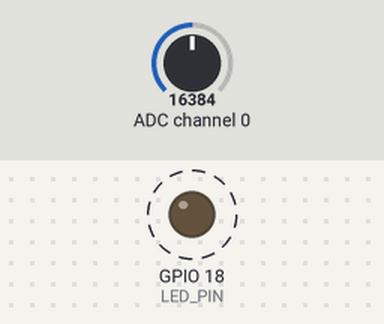
A program run on a simulated Raspberry Pi (BCM pin numbers). Parts: output pins drawn as LEDs (lit = HIGH). Dashed ring = blinking. Inputs (shaded band) come from the test bench; at power-on: ADC channel 0 = 16384 (analog values on the 0–32767 scale). What the program prints to the terminal is not drawn.

Above: at 0.1 s.
Timing chart, 0 to 3.0 s (numbered marks = the images above):
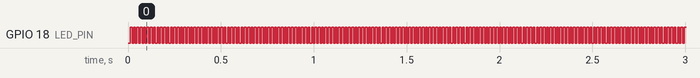

The program:

GP2Y1010AU0F.py
```python
#!/usr/bin/env python3
"""
GP2Y1010AU0F 미세먼지 센서 (아날로그 출력)
- ADS1115 A0 입력 (0x48) → Raspberry Pi I2C-1
- IR-LED 제어선 → GPIO 18 (BCM) - µs 단위 제어 (lgpio 사용)
"""

import time
import lgpio
import board, busio
import adafruit_ads1x15.ads1115 as ADS
from adafruit_ads1x15.analog_in import AnalogIn
import statistics

# ───────── 사용자 설정 ─────────
LED_PIN        = 18         # BCM 핀 번호
NO_DUST_VOLT   = 0.0078     # 보정된 무먼지 기준 전압(V)
GAIN           = 1          # ±4.096V
CYCLE_MS       = 10         # 센서 주기 10ms
SAMPLES        = 10         # 샘플 수 증가 → 평균 정확도 향상
MAX_VALID_UG   = 500       # 이상값 제한

# ───────── GPIO 초기화 ─────────
handle = lgpio.gpiochip_open(0)
lgpio.gpio_claim_output(handle, LED_PIN, 1)  # HIGH = LED OFF

# ───────── ADS1115 초기화 ─────────
i2c = busio.I2C(board.SCL, board.SDA)
ads = ADS.ADS1115(i2c, gain=GAIN, data_rate=860)
chan = AnalogIn(ads, ADS.P0)

# ───────── 이상치 제거 함수 ─────────
def reject_outliers(data, m=2.0):
    if len(data) < 2:
        return data
    mean = statistics.mean(data)
    stdev = statistics.stdev(data)
    return [v for v in data if abs(v - mean) <= m * stdev]

# ───────── 센서 측정 함수 ─────────
def read_dust():
    voltages = []

    for _ in range(SAMPLES):
        # ① LED ON
        lgpio.gpio_write(handle, LED_PIN, 0)
        time.sleep(0.00028)  # 280 µs

        # ② 전압 측정
        v = chan.voltage
        v = max(0.0, v)  # 음수 제거
        voltages.append(v)

        # ③ LED OFF + 대기
        time.sleep(0.00004)
        lgpio.gpio_write(handle, LED_PIN, 1)
        time.sleep((CYCLE_MS / 1000) - 0.00032)

    # ④ 이상치 제거 후 평균
    voltages = reject_outliers(voltages)
    if voltages:
        avg_v = sum(voltages) / len(voltages)
    else:
        avg_v = 0.0

    # ⑤ 먼지 계산
    density_mg = max(0.0, (avg_v - NO_DUST_VOLT) / 0.005)
    density_ug = density_mg * 1000

    # ⑥ 최대값 제한
    if density_ug > MAX_VALID_UG:
        density_ug = 0

    return avg_v, density_ug

# ───────── 메인 루프 ─────────
try:
    print("♻  Ctrl-C 로 종료 (측정 시작)\n")
    while True:
        vout, dust = read_dust()
        print(f"🔎 Vout = {vout:7.5f} V   Dust = {dust:7.1f} µg/m³")
except KeyboardInterrupt:
    pass
finally:
    lgpio.gpiochip_close(handle)
```

Measured:
- by itself, GPIO 18 (LED_PIN): alternates HIGH for 0.01 s and LOW for 0.01 s
